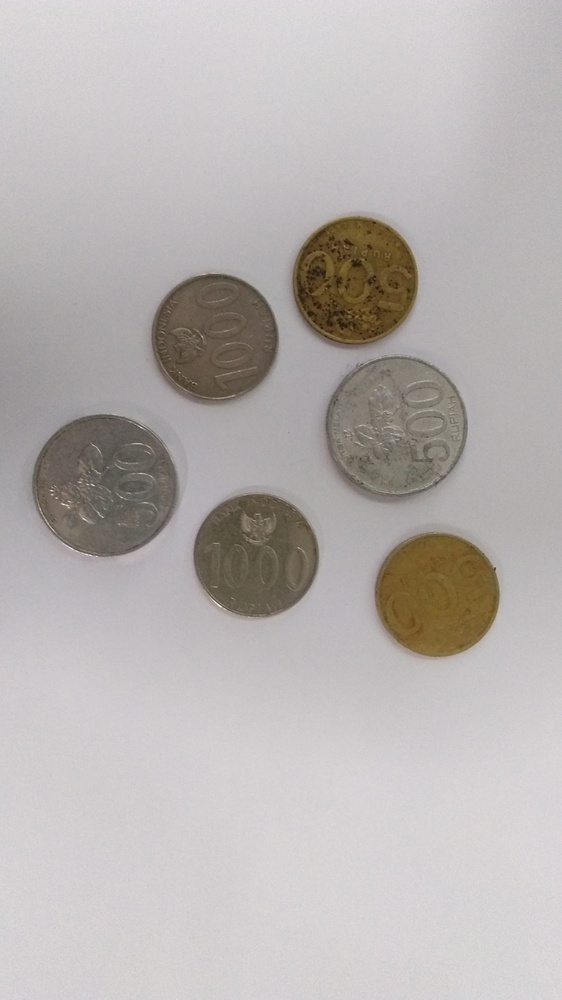
%> input picture coins.jpg, 562 x 1000 px, shrunk from 1836 x 3264 before the run
$ octave coins.m   (GNU Octave 9; MATLAB toolbox functions it lacks are replaced by stand-ins)
%> lines starting %> are read from the running program, lines starting %| are printed output that depends on the picture; in (x1, y1, x2, y2) boxes, pixels count from 0 and x2, y2 are one past the last pixel; in counts of white or black regions, pixels touching at a corner belong together; the program's own positions count from 1
clc
clear all
img = imread('coins.jpg');
%> img is the input picture: size 1000x562x3 uint8; mean R, G, B 183.8, 178.8, 177.1
J = rgb2gray(img);
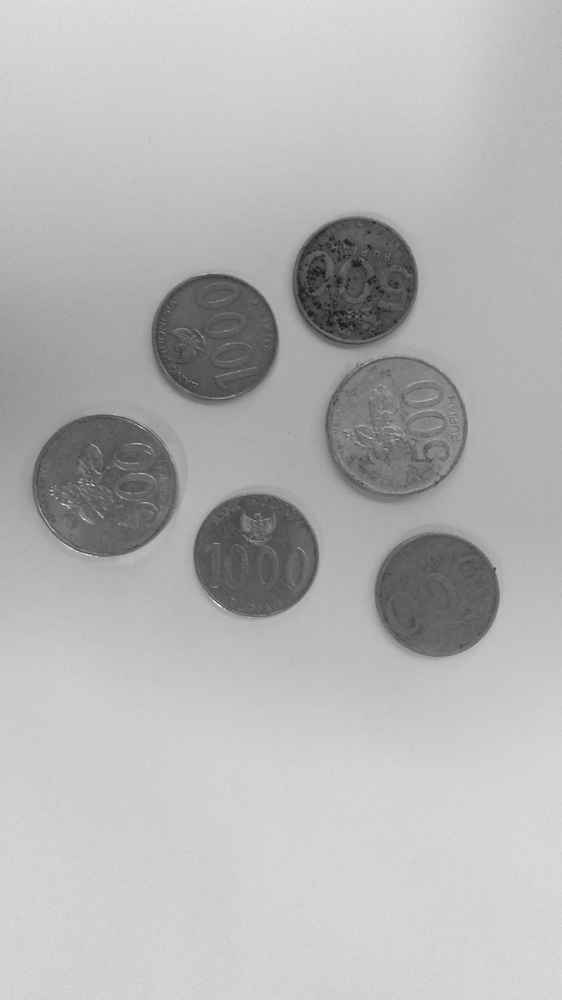
%> J: size 1000x562 uint8; min 23, max 251, mean 180
J = im2bw(img);
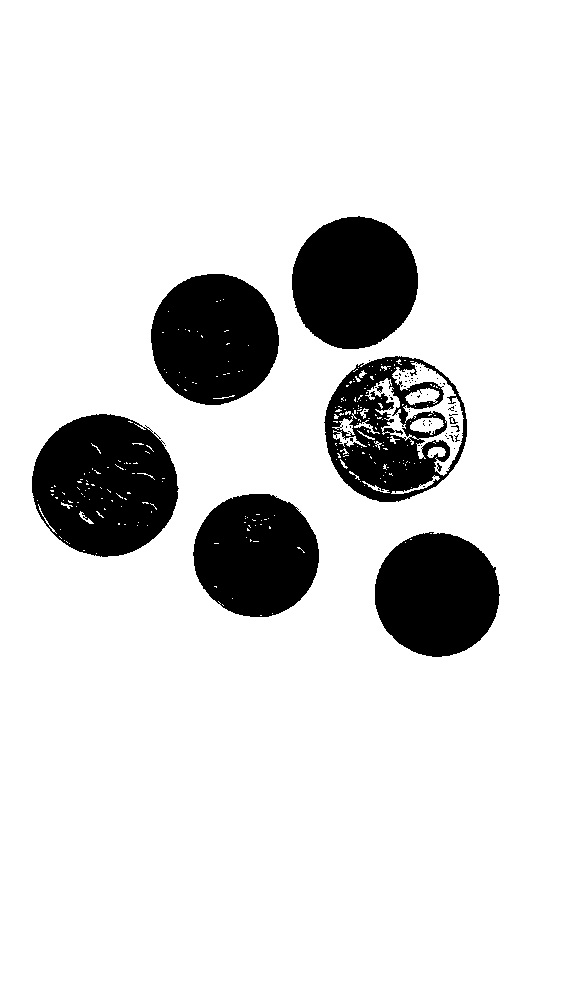
%> J: size 1000x562 logical; 86.3% white; 65 black regions (55 under 20 px), largest, box (x1, y1, x2, y2) and area: (32, 414, 179, 557) 15783, (292, 216, 418, 349) 13116, (151, 274, 279, 405) 13087
J = imcomplement(J);
J = imfill(J,'holes');
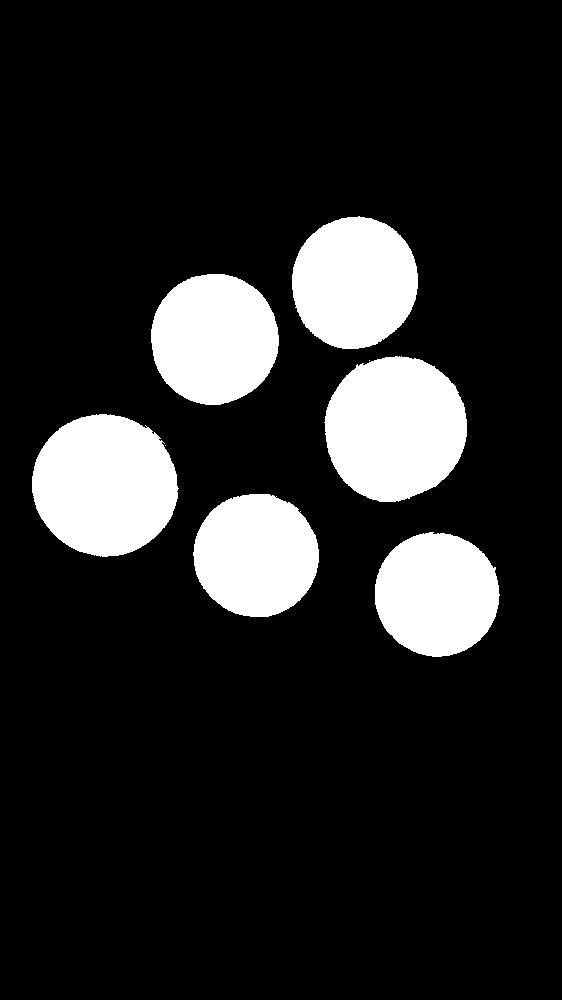
%> J: size 1000x562 logical; 14.8% white; 8 white regions (2 under 20 px), largest, box (x1, y1, x2, y2) and area: (32, 414, 179, 557) 16245, (324, 356, 467, 502) 16236, (151, 274, 279, 405) 13167, (292, 216, 418, 349) 13116, (375, 532, 500, 657) 12160, (193, 494, 319, 617) 12152
imshowpair(img,J,'montage');
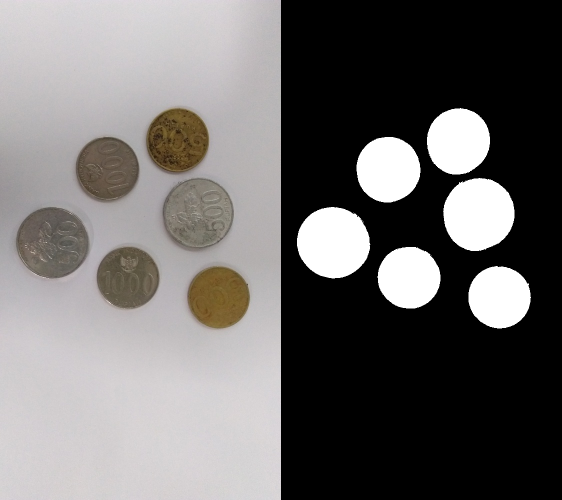
%> displayed picture: size 1000x1124x3, on the screen's scale of 0 to 255 (shown at 1/2 size); mean R, G, B 110.7, 108.2, 107.4
